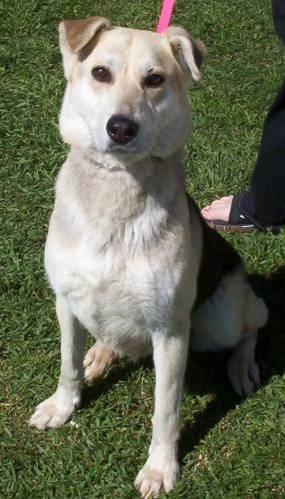
#> input picture Projects/Image-search-engine Basics/dog.90.jpg, 285 x 499 px
$ jupyter execute 'Compute Histogram of a color Image.ipynb'
#> lines starting #> are read from the running program, lines starting #| are printed output that depends on the picture
[cell 1]
import numpy as np
import cv2 as cv
import matplotlib.pyplot as plt

[cell 2]
def Histogram_Computation(img):
    img_height=img.shape[0]
    img_width=img.shape[1]
    img_channels=img.shape[2]


    Histogram=np.zeros([256,img_channels],np.int32)


    for x in range(0,img_height):
        for y in range(0,img_width):
            for c in range(0,img_channels):
                Histogram[img[x,y,c],c]+=1

    return Histogram

[cell 3]
def Plot_Histogram(Histogram):
    plt.figure()
    plt.title("Color Image Histogram")
    plt.xlabel("Intensity Level")
    plt.ylabel("Intensity Frequency")

    plt.xlim([0,256])
    plt.plot(Histogram[:,0],'b')
    plt.plot(Histogram[:,1],'g')
    plt.plot(Histogram[:,2],'r')
    plt.show()

[cell 4]
Input_Image=cv.imread("dog.90.jpg")
#> Input_Image is the input picture: shape (499, 285, 3); mean B, G, R 84, 106.3, 102.1

print(Input_Image.shape)
#| (499, 285, 3)

Histogram=Histogram_Computation(Input_Image)
#> Histogram = 256 rows, first 8: [2269, 51, 330], [857, 89, 330], [1135, 199, 473], [1130, 344, 645], [1043, 493, 717], [1022, 580, 723], [947, 643, 677], [827, 813, 690]

# for i in range(0,Histogram.shape[0]):
#     for j in range(0,Histogram.shape[1]):
#          print("Histogram ",i," ",j,Histogram[i][j])


Plot_Histogram(Histogram)
#> in Plot_Histogram, `plt.show()`:
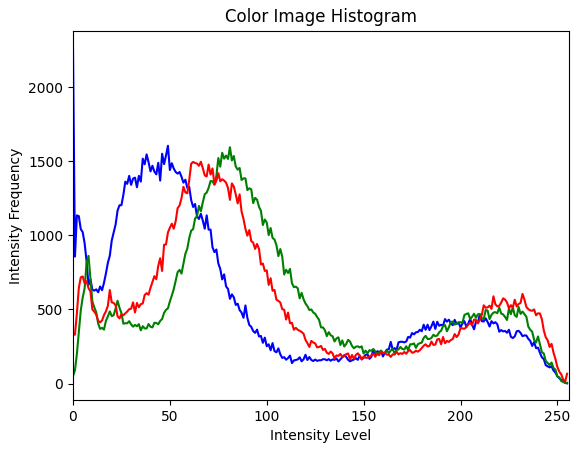
#> figure drawn by matplotlib, 1 panel; curve peaks at x = 0, y = 2269; curve peaks at x = 81, y = 1595; curve peaks at x = 66, y = 1497
